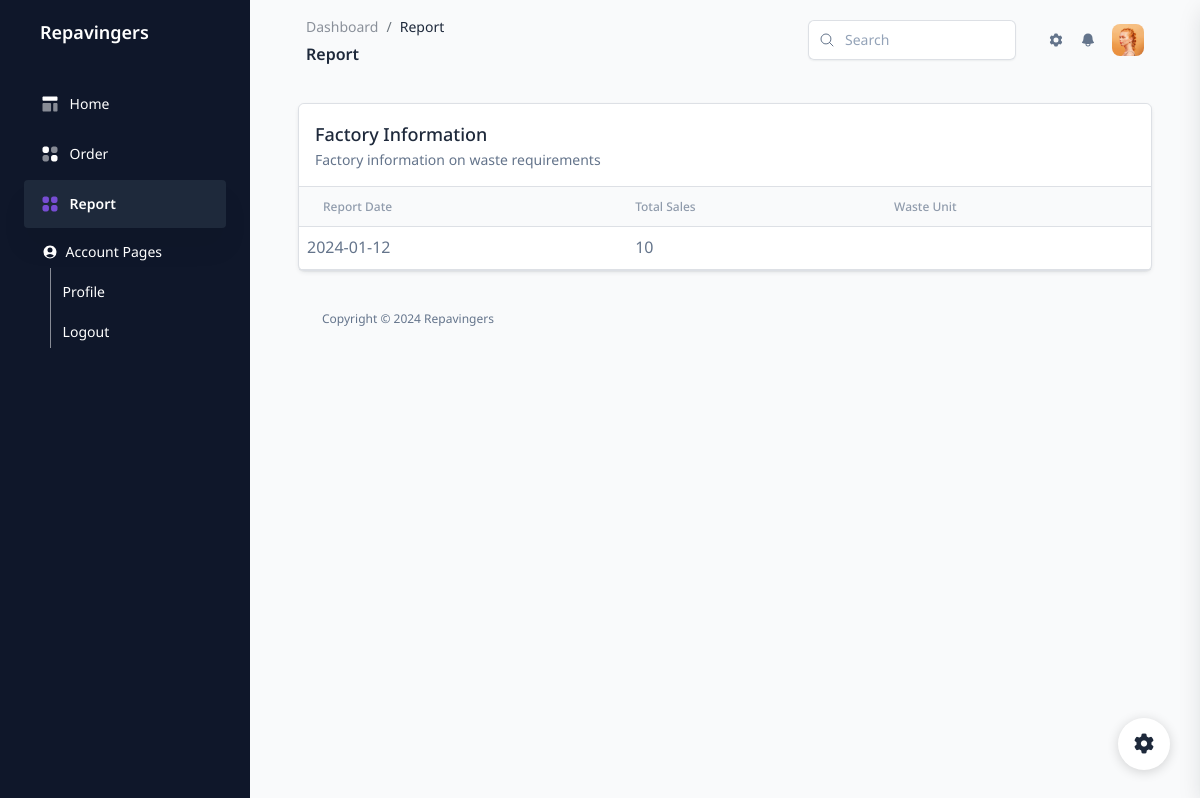
The app's page /Pabrik/laporan.php (signed in), older data.
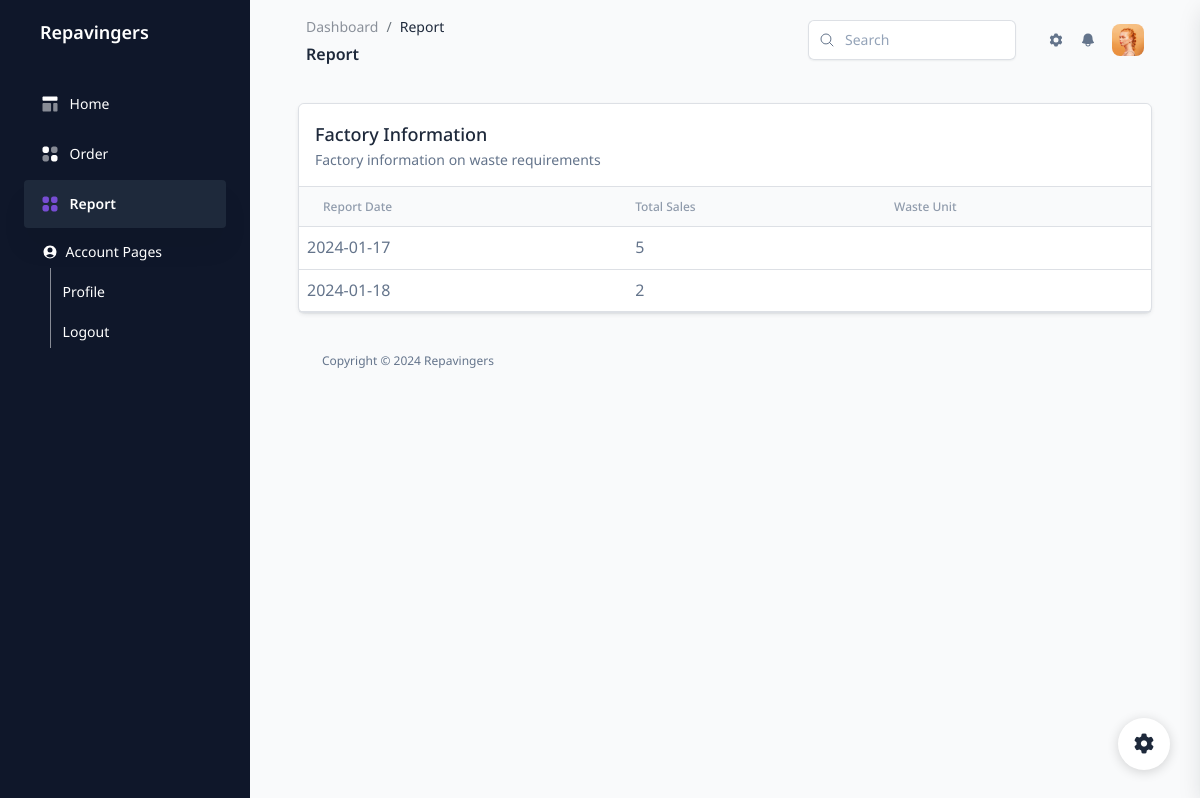
The same page, newer data.
### tables this page shows
CREATE TABLE `laporan_penjualan_sampah` (
  `id_laporan` int(11) NOT NULL,
  `id_pabrik` int(11) NOT NULL,
  `id_penjualan` int(11) NOT NULL,
  `tanggal_laporan` date NOT NULL,
  `total_penjualan` int(11) NOT NULL,
  `satuan_sampah` varchar(255) DEFAULT NULL
);

### Pabrik/laporan.php (the view, shortened to what the changed rows need)
<?php
require_once "../koneksi.php";
$id_pabrik = isset($_SESSION['user_id']) ? $_SESSION['user_id'] : null;
?>
<!DOCTYPE html>
<html lang="en">
<head>
    <link href="../assets/css/nucleo-icons.css" rel="stylesheet" />
    <link href="../assets/css/nucleo-svg.css" rel="stylesheet" />
    <link href="../assets/css/nucleo-svg.css" rel="stylesheet" />
    <link id="pagestyle" href="../assets/css/corporate-ui-dashboard.css?v=1.0.0" rel="stylesheet" />
</head>
<body class="g-sidenav-show  bg-gray-100">
    <main class="main-content position-relative max-height-vh-100 h-100 border-radius-lg ">
        <div class="container-fluid py-4 px-5">
            <div class="row">
                <div class="col-12">
                    <div class="card border shadow-xs mb-4">
                        <div class="card-body px-0 py-0">
                            <div class="card-body px-0 py-0">
                                <div class="table-responsive p-0">
                                <table class="table align-items-center justify-content-center mb-0">
    <thead class="bg-gray-100">
        <tr>
            <th class="text-secondary text-xs font-weight-semibold opacity-7">
            Report Date</th>
            <th class="text-secondary text-xs font-weight-semibold opacity-7 ps-2">
            Total Sales</th>
            <th class="text-secondary text-xs font-weight-semibold opacity-7 ps-2">
            Waste Unit</th>
        </tr>
    </thead>
    <tbody>
        <?php
        $queryLaporan = "SELECT * FROM laporan_penjualan_sampah WHERE id_pabrik = $id_pabrik";
        $resultLaporan = mysqli_query($koneksi, $queryLaporan);
        while ($rowLaporan = mysqli_fetch_assoc($resultLaporan)) {
            echo '<tr>';
            echo '<td>' . $rowLaporan['tanggal_laporan'] . '</td>';
            echo '<td>' . $rowLaporan['total_penjualan'] . '</td>';
            echo '<td>' . $rowLaporan['satuan_sampah'] . '</td>';
            echo '</tr>';
        }
        ?>
    </tbody>
</table>
                                </div>
                            </div>
                        </div>
                    </div>
                </div>
            </div>
    </main>
</body>
</html>

Row changes from the older to the newer data that the page shows:
removed laporan_penjualan_sampah: tanggal_laporan "2024-01-12", total_penjualan "10"
added laporan_penjualan_sampah: tanggal_laporan "2024-01-17", total_penjualan "5"
added laporan_penjualan_sampah: tanggal_laporan "2024-01-18", total_penjualan "2"
